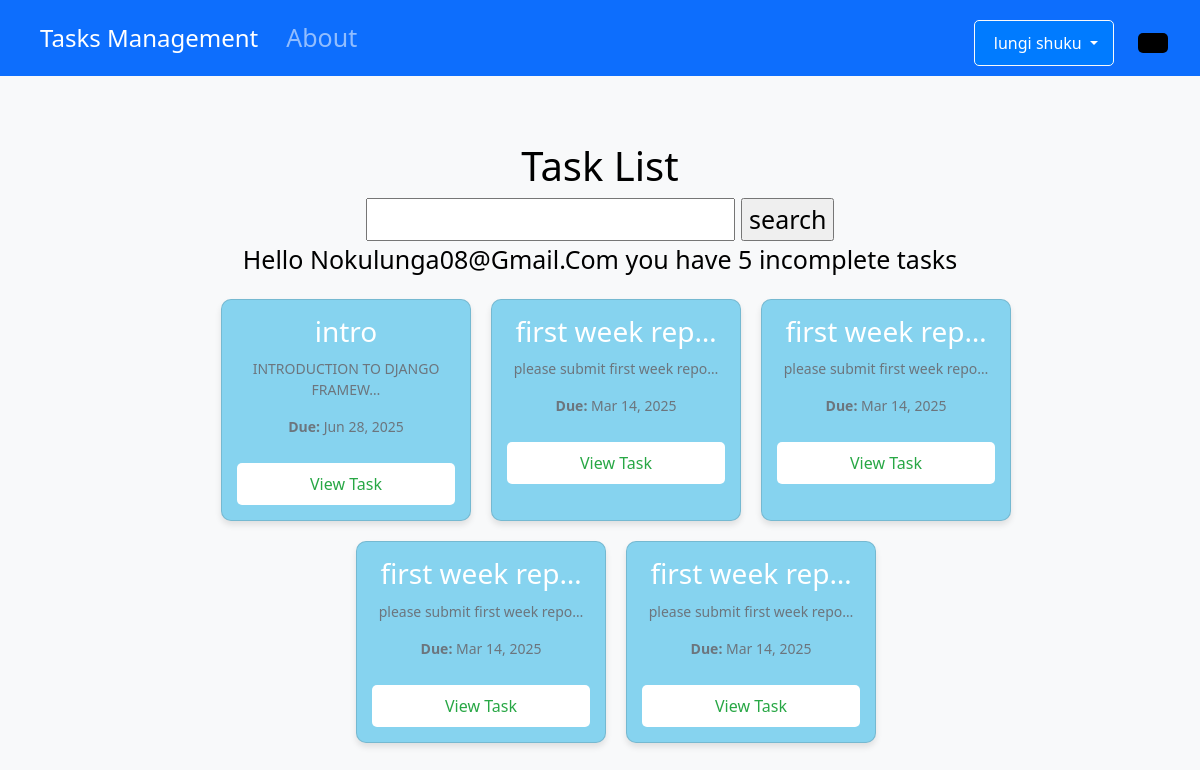
The page /Mytasks/ (signed in) on the database as committed earlier.
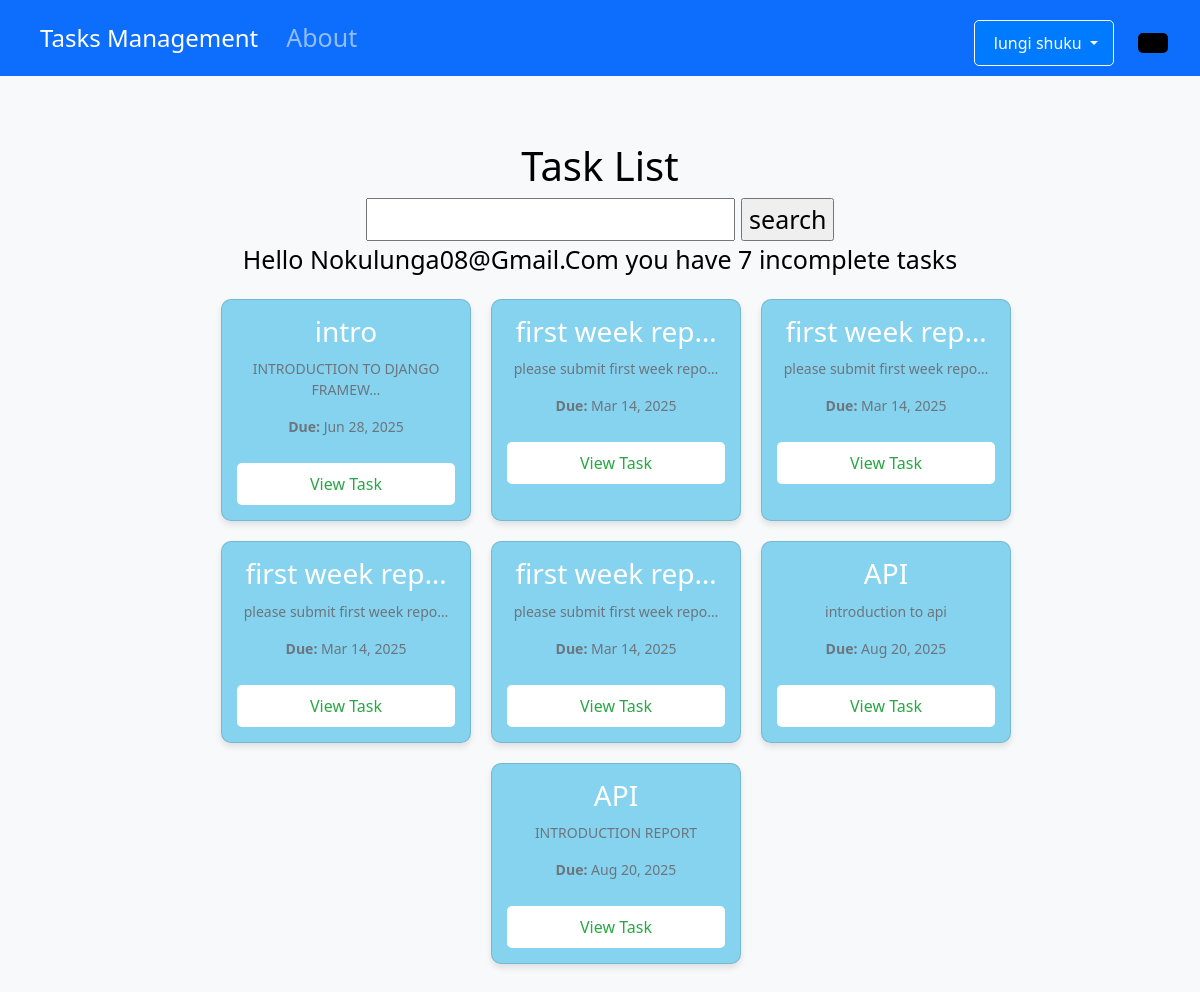
The same page on the database as committed later.
### Tasks/models.py (models this page shows, shortened)
class Task(models.Model):
    STATUS_CHOICES = [
        ('pending', 'Pending'),
        ('in_progress', 'In Progress'),
        ('completed', 'Completed'),
        ('overdue', 'Overdue'),
    ]
    title= models.CharField(max_length=100)
    description= models.CharField(max_length=250)
    file = models.FileField(upload_to='Newtasks/' , blank=True, null=True)
    student = models.ForeignKey(Student, on_delete=models.CASCADE, null=True, blank=True)
    user = models.ForeignKey(User, on_delete=models.CASCADE, related_name='created_tasks')
    user=models.ForeignKey(User, on_delete=models.CASCADE)  # on_delete=models.CASCADE
    supervisor = models.ForeignKey(Supervisor, on_delete=models.CASCADE, null=True, blank=True)
    created= models.DateTimeField( auto_now_add=True)
    datecomplited=models.DateTimeField(null=True, blank=True)
    important = models.BooleanField(default=False)
    due_date = models.DateTimeField(default=timezone.now)
    reminder_time = models.DateTimeField(default=timezone.now)
    reminder_sent = models.BooleanField(default=False)
    status = models.CharField(max_length=50,default="Pending")
    assigned_to_student = models.ForeignKey(Student, null=True, blank=True, on_delete=models.SET_NULL, related_name='student_tasks')
    assigned_to = models.ForeignKey(User, on_delete=models.CASCADE, related_name='tasks_assigned_to', null=True)
    assigned_by = models.ForeignKey(User, on_delete=models.CASCADE, related_name='tasks_assigned_by', default=1)

### Tasks/views.py (the view)
# urls.py: path('Mytasks/', views.Mytasks, name='Mytasks'),
@login_required
def Mytasks (request):
     student = getattr(request.user, 'student', None)
     tasks = Task.objects.filter( )
     search_input = request.GET.get('search-area') or ''
     if student:
        user_tasks = Task.objects.filter(assigned_to=request.user, datecomplited__isnull=True)
        student_tasks = Task.objects.filter(assigned_to_student=student, datecomplited__isnull=True)
        tasks = tasks | student_tasks
     if search_input:
        tasks = tasks.filter(title__icontains=search_input)
     context = {'tasks': tasks}
     return render(request, 'Tasks/MyTasks.html', context)

### Tasks/templates/Tasks/MyTasks.html (shortened to what this page needs)
{% extends 'Tasks/base.html' %}
{% block content %}
  <br>
  <div class="container">
  <main class="container mt-4">
       <h1 class="task-tittle"> Task List</h1>
       <div class="w3-container w3-blue">
        <form method="GET">
            <input type='text' name='search-area'>
            <input type="submit" value='search'>
        </form>
        <div class="header-bar">
       <h7 style="margin:0">Hello {{request.user|title}} you have {{tasks.count}} incomplete task{{ tasks.count|pluralize}} </h7>
       <ul class="task-item">
      <div class="task-items-wrapper">
       {% for task in tasks%}
            <div class="dashboard-cards">
          {% for task in tasks %}
              <div class="card green-card">
                  <h3>{{ task.title|truncatechars:15 }}</h3>
                  <p>{{ task.description|truncatechars:30 }}</p>
                  <p><strong>Due:</strong> {{ task.due_date|date:"M d, Y" }}</p>
                  <a href="{% url 'viewtasks' task.id %}" class="btn">View Task</a>
              </div>
          {% empty %}
              <p>No tasks found.</p>
          {% endfor %}
      </div>
          {% empty %}
          <li>No tasks found.</li>
        {% endfor%}
  </div>
{% endblock%}

Rows that differ between the two databases and show on the page:
added Task: title "API", description "introduction to api", due_date "Aug 20, 2025"
added Task: title "API", description "INTRODUCTION REPORT", due_date "Aug 20, 2025"
Other text that changed with them:
{{ tasks.count }}: "5" → "7"
